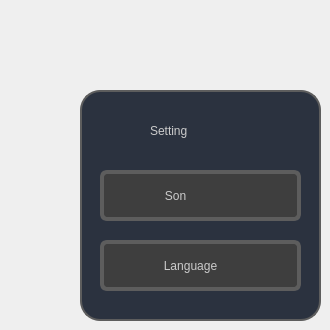
      <widget class="QWidget" name="page_setting">
       <widget class="QPushButton" name="pushButton_18">
        <property name="geometry">
         <rect>
          <x>0</x>
          <y>0</y>
          <width>41</width>
          <height>41</height>
         </rect>
        </property>
        <property name="cursor">
         <cursorShape>PointingHandCursor</cursorShape>
        </property>
        <property name="styleSheet">
         <string notr="true">
#pushButton_18{
image: url(img/icon/ic/back.png);
border-radius:10px;
}
#pushButton_18:hover{
image: url(img/icon/ic/back_hover.png);
border-radius:10px;
}</string>
        </property>
        <property name="text">
         <string/>
        </property>
       </widget>
       <widget class="QPushButton" name="pushButton_son">
        <property name="geometry">
         <rect>
          <x>100</x>
          <y>170</y>
          <width>201</width>
          <height>51</height>
         </rect>
        </property>
        <property name="sizePolicy">
         <sizepolicy hsizetype="Minimum" vsizetype="Preferred">
          <horstretch>0</horstretch>
          <verstretch>0</verstretch>
         </sizepolicy>
        </property>
        <property name="cursor">
         <cursorShape>PointingHandCursor</cursorShape>
        </property>
        <property name="mouseTracking">
         <bool>true</bool>
        </property>
        <property name="tabletTracking">
         <bool>false</bool>
        </property>
        <property name="acceptDrops">
         <bool>false</bool>
        </property>
        <property name="styleSheet">
         <string notr="true">#pushButton_son {
   font: 900 20pt &quot;Segoe UI&quot;;
    background-color: rgb(62, 62, 62);
    color: rgb(203, 203, 203);
    border-radius: 7px;
   border: 4px solid rgb(93, 93, 93);
  qproperty-icon: url(img/icon/son_son.png);
qproperty-iconSize: 50px 42px;
padding-left:-50px;
}


#pushButton_son:hover {
 
color: white;
	background-color: rgb(0, 111, 255);
    border: 2px solid black;
}


</string>
        </property>
        <property name="text">
         <string>Son</string>
        </property>
        <property name="icon">
         <iconset>
          <normaloff>build/Desktop_Qt_6_10_2_MinGW_64_bit-Release/img/icon/son_son.png</normaloff>build/Desktop_Qt_6_10_2_MinGW_64_bit-Release/img/icon/son_son.png</iconset>
        </property>
        <property name="iconSize">
         <size>
          <width>50</width>
          <height>42</height>
         </size>
        </property>
        <property name="checkable">
         <bool>false</bool>
        </property>
        <property name="autoRepeat">
         <bool>false</bool>
        </property>
        <property name="autoExclusive">
         <bool>false</bool>
        </property>
        <property name="default">
         <bool>false</bool>
        </property>
        <property name="flat">
         <bool>false</bool>
        </property>
       </widget>
       <widget class="QPushButton" name="pushButton_language">
        <property name="geometry">
         <rect>
          <x>100</x>
          <y>240</y>
          <width>201</width>
          <height>51</height>
         </rect>
        </property>
        <property name="sizePolicy">
         <sizepolicy hsizetype="Minimum" vsizetype="Preferred">
          <horstretch>0</horstretch>
          <verstretch>0</verstretch>
         </sizepolicy>
        </property>
        <property name="cursor">
         <cursorShape>PointingHandCursor</cursorShape>
        </property>
        <property name="mouseTracking">
         <bool>true</bool>
        </property>
        <property name="tabletTracking">
         <bool>false</bool>
        </property>
        <property name="acceptDrops">
         <bool>false</bool>
        </property>
        <property name="styleSheet">
         <string notr="true">#pushButton_language {
    font: 900 20pt &quot;Segoe UI&quot;;
    background-color: rgb(62, 62, 62);
    color: rgb(203, 203, 203);
    border-radius: 7px;
   border: 4px solid rgb(93, 93, 93);

   qproperty-icon: url(img/icon/map_map.png);
qproperty-iconSize: 50px 42px;
padding-right:20px;
}


#pushButton_language:hover {
 
	color: white;
	background-color: rgb(0, 111, 255);
    border: 2px solid black;
 
}


</string>
        </property>
        <property name="text">
         <string>Language</string>
        </property>
        <property name="checkable">
         <bool>false</bool>
        </property>
        <property name="autoRepeat">
         <bool>false</bool>
        </property>
        <property name="autoExclusive">
         <bool>false</bool>
        </property>
        <property name="default">
         <bool>false</bool>
        </property>
        <property name="flat">
         <bool>false</bool>
        </property>
       </widget>
       <widget class="QFrame" name="settingsCard">
        <property name="geometry">
         <rect>
          <x>80</x>
          <y>90</y>
          <width>241</width>
          <height>231</height>
         </rect>
        </property>
        <property name="styleSheet">
         <string notr="true">QFrame#settingsCard {
    background-color: #2b323f;
    border: 2px solid  rgb(93, 93, 93);
    border-radius: 20px;
}</string>
        </property>
        <property name="frameShape">
         <enum>QFrame::Shape::StyledPanel</enum>
        </property>
        <property name="frameShadow">
         <enum>QFrame::Shadow::Raised</enum>
        </property>
        <widget class="QLabel" name="label_4">
         <property name="geometry">
          <rect>
           <x>70</x>
           <y>20</y>
           <width>121</width>
           <height>41</height>
          </rect>
         </property>
         <property name="styleSheet">
          <string notr="true">#label_4{
    font: 900 20pt &quot;Segoe UI&quot;;
    color: rgb(203, 203, 203);
}</string>
         </property>
         <property name="text">
          <string>Setting</string>
         </property>
        </widget>
       </widget>
       <zorder>settingsCard</zorder>
       <zorder>pushButton_18</zorder>
       <zorder>pushButton_son</zorder>
       <zorder>pushButton_language</zorder>
      </widget>
